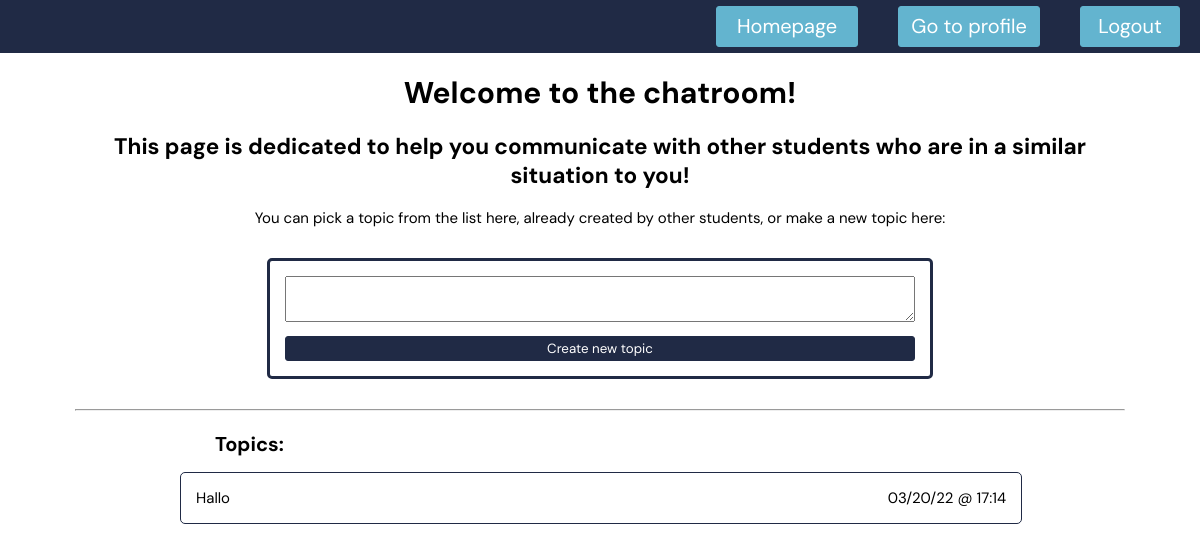
Screenshot of /chat_room.php (signed in) with the database file from the repository.
### tables this page shows
CREATE TABLE `topics` (
  `topic_id` int NOT NULL,
  `topic_name` varchar(50) NOT NULL,
  `date_created` datetime NOT NULL DEFAULT CURRENT_TIMESTAMP
);

### php/chat_functions.php (the view, shortened to what this page needs)
<?php
function get_topics() {
	global $host, $username_db, $password, $db_name, $rand;
	$pdo_get_topics = new PDO("mysql:host=$host;dbname=" . $db_name . "", $username_db, $password);
	$pdo_get_topics->setAttribute(PDO::ATTR_ERRMODE, PDO::ERRMODE_WARNING);
	$sql_get_topics = "SELECT topic_id, topic_name, date_created FROM topics WHERE topic_name LIKE '%:topic' ORDER BY date_created DESC";
	$stmt_get_topic = $pdo_get_topics->prepare($sql_get_topics);
	$stmt_get_topic->execute();
	$data = $stmt_get_topic->fetchAll();
	$topics = array();
	foreach($data as $data_element) {
		$topics[] = array(
			"id" => $data_element["topic_id"],
			"topic" => str_replace(":topic", "", $data_element["topic_name"]),
			"date" => $data_element["date_created"]
		);
	}
	return $topics;
}
function display_topics() {
	$topics = get_topics();
	$html = "";
	for ($i = 0; $i < sizeof($topics); $i++) {
		$topic_name = str_replace("_", " ", $topics[$i]["topic"]);
		$id = $topics[$i]['topic'] . "_topic";
		$list_item = "
		<li id='$id'><a onclick='open_topic(`$id`);'>$topic_name</a></li>
		";
		$html .= $list_item;
	}
	return $html;
}
$topics = get_topics();
function display_topic_table() {
	global $topics;
	$html = "<table id='topics_table'>";
	foreach ($topics as $topic) {
		$id = $topic["topic"] . "_topic";
		$date = $topic["date"];
		$log_time = substr($date, 11, 5);
		$log_date = substr($date, 5, 2) ."/". substr($date, 8, 2) ."/". substr($date, 2, 2);
		$html .= "<tr><td><a onclick='open_topic(`$id`);'>" . str_replace("_", " ", $topic["topic"]) . "<p>$log_date @ $log_time</p></a></td></tr>";
	}
	$html .= "</table>";
	return $html;
}
?>

### styling/chat_room.css (style rules this page uses)
:root { --grey: #343434; --dark_blue: #202A45; --light_blue: #63B4CF; --white: #FFFFFF; }
body { font-family: "DM Sans", sans-serif; font-size: 15px; margin: 0px; }
#topics_table { margin: auto; width: 80%; border-spacing: 0em 1em; }
#topics_table td { padding: 1em 0em; width: 100%; border: 1px solid var(--dark_blue); border-radius: 5px; display: inline-block; }
#topics_table td a { margin-left: 1em; }
#topics_table td p { float: right; margin: 0em 1em; }

### rows the page displays
topics: topic "Hallo", date_created "03/20/22", date_created "17:14"
